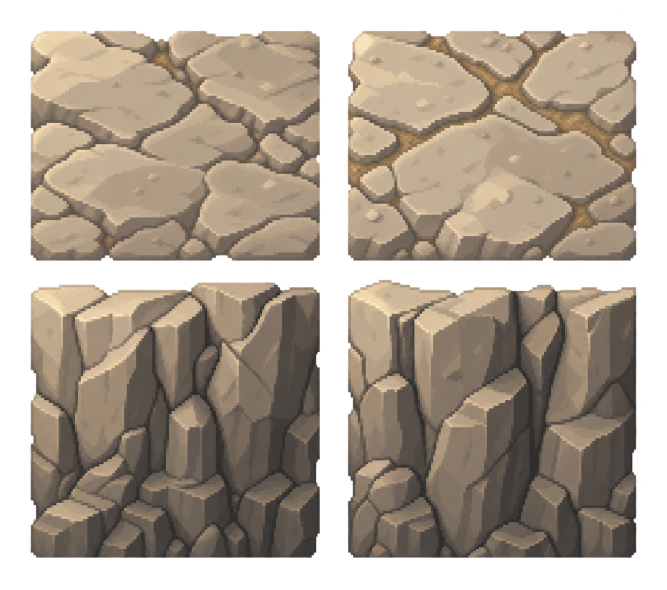
#> input picture projects/sporehollow/art-production/rock-biome-relief-v1/originals/rock_material_atlas.png, 1333 x 1180 px (shown at 1/2 size)
$ python build.py
#> lines starting #> are read from the running program, lines starting #| are printed output that depends on the picture; after the words box and inside, x2 and y2 are one past the last pixel; in counts of white or black regions, pixels touching at a corner belong together
from pathlib import Path
from PIL import Image,ImageDraw,ImageChops,ImageFont
import numpy as np, hashlib,json,math
S=Path(__file__).resolve().parent; P=S.parents[1]; A=P/'art_delivery'; D=A/'rock_biome_relief_v1'; D.mkdir(exist_ok=True)
V=A/'biome_environment_v1'; V2=A/'biome_environment_v2'; OLD=A/'biome_connections_v1'
def im(p):return Image.open(p).convert('RGBA')
#> returned value is the input picture: PIL image 1333x1180 RGBA; mean R, G, B, A 109.2, 95.9, 81.3, 183.4
def sha(p):return hashlib.sha256(p.read_bytes()).hexdigest()
prior={p.relative_to(A).as_posix():sha(p) for p in A.rglob('*.png') if D not in p.parents}
STONE=['#505247','#626252','#74705c','#85806b','#95907b','#a8a18a','#b9b198','#c9bfa5','#d8ceb4','#e1d6bc','#9c875f']
WOOD=['#3e3024','#53412c','#6a5035','#805f3b','#96754b','#af8f5e','#c6a576','#d8bd90','#e5cda3','#53633d','#6b7c44','#87905a']
def quant(a,pal=STONE):
 ar=np.array(a); cols=np.array([tuple(bytes.fromhex(c[1:])) for c in pal],dtype=np.int32);ix=((ar[:,:,:3].astype(np.int32)[:,:,None,:]-cols)**2).sum(3).argmin(2);ar[:,:,:3]=cols[ix];ar[:,:,3]=np.where(ar[:,:,3]>=180,255,0);ar[ar[:,:,3]==0]=0;return Image.fromarray(ar)
def swatch(src,box,size):
 o=src.crop(box);tw,th=size;r=tw/th
 if o.width/o.height>r:
  w=round(o.height*r);x=(o.width-w)//2;o=o.crop((x,0,x+w,o.height))
 else:
  h=round(o.width/r);y=(o.height-h)//2;o=o.crop((0,y,o.width,y+h))
 return quant(o.resize(size,Image.Resampling.BOX))
master=im(S/'originals/rock_material_atlas.png')
# Interior opaque material only; gutters and generated edge fringe never enter game tiles.
tops=[swatch(master,b,(48,42)) for b in [(86,90,470,426),(240,125,624,461),(718,90,1102,426),(861,160,1245,496)]]
#> in quant, `cols = np.array([tuple(bytes.fromhex(c[1:])) for c in pal], dtype=np.i`: cols = [[80, 82, 71], [98, 98, 82], [116, 112, 92], [133, 128, 107], [149, 144, 123], [168, 161, 138], [185, 177, 152], [201, 191, 165], [216, 206, 180], [225, 214, 188], [156, 135, 95]]
#> call 2 of swatch, with box = (240, 125, 624, 461), size = (48, 42)
#> in swatch (call 2), `o = src.crop(box)`:
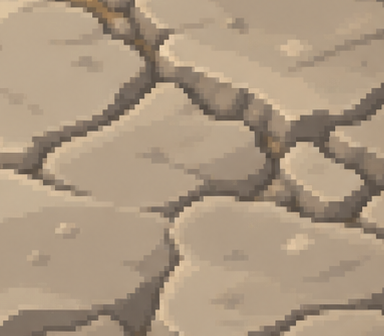
#> o: PIL image 384x336 RGBA; mean R, G, B, A 170.8, 151.1, 128.4, 252.7; transparent parts drawn white
#> in swatch (call 2), `tw, th = size`: tw = 48; th = 42
#> in swatch (call 2), `r = tw / th`: r = 1.14
#> in quant (call 4), `ix = ((ar[:, :, :3].astype(np.int32)[:, :, None, :] - cols) ** 2).sum(`:
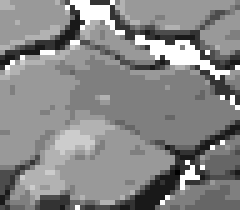
#> ix: shape (42, 48) int64 (shown 5 times larger); min 0, max 10, mean 5.29; drawn with min black and max white
#> tops = 4 items
fronts=[swatch(master,b,(48,24)) for b in [(80,610,615,1065),(716,610,1253,1065)]]
#> in swatch (call 6), `o = src.crop(box)`:
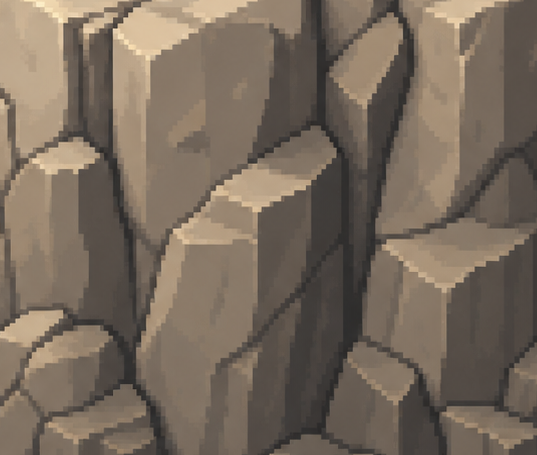
#> o: PIL image 537x455 RGBA; mean R, G, B, A 119.4, 105.7, 91.8, 252.8; transparent parts drawn white
#> in swatch (call 6), `tw, th = size`: th = 24
#> in swatch (call 6), `r = tw / th`: r = 2
#> in swatch (call 6), `o = o.crop((0, y, o.width, y + h))`:
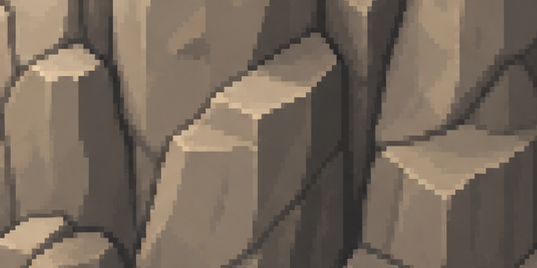
#> o: PIL image 537x268 RGBA; mean R, G, B, A 116.8, 103.4, 89.9, 252.8; transparent parts drawn white
#> fronts = 2 items
for a in tops+fronts:a.putalpha(Image.new('L',a.size,255))
#> this loop made 6 passes
# Match EVERY variant at tile ports, while preserving broad fracture planes within the tile.
canonical=np.array(tops[0]);edge=canonical.copy()
for k in range(1):
 col=((canonical[:,k,:3].astype(int)+canonical[:,-1-k,:3])/2).astype('uint8');edge[:,k,:3]=col;edge[:,-1-k,:3]=col
#> edge: shape (42, 48, 4); mean of channels 0, 1, 2, 3 172.2, 164.7, 140.9, 255
for k in range(1):
 row=((edge[k,:,:3].astype(int)+edge[-1-k,:,:3])/2).astype('uint8');edge[k,:,:3]=row;edge[-1-k,:,:3]=row
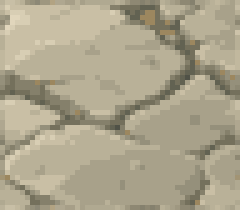
#> edge: shape (42, 48, 4) (shown 5 times larger); mean of channels 0, 1, 2, 3 172.1, 164.7, 140.9, 255; drawn as R, G, B
for i,a in enumerate(tops):
 ar=np.array(a)
 for k in range(1):ar[:,k]=edge[:,k];ar[:,-1-k]=edge[:,-1-k];ar[k]=edge[k];ar[-1-k]=edge[-1-k]
 tops[i]=quant(Image.fromarray(ar));tops[i].save(S/f'native/top_{i}.png')
#> this loop made 4 passes
#> ar: shape (42, 48, 4)
for i,a in enumerate(fronts):
 ar=np.array(a)
 # Shared lateral cliff ports: connected front strips have no border/cap.
 for k in range(2):ar[:,k]=np.array(fronts[0])[:,k];ar[:,-1-k]=ar[:,k]
 fronts[i]=Image.fromarray(ar);fronts[i].save(S/f'native/front_{i}.png')
#> this loop made 2 passes
assets=[];reuse=[];normals={};roofs={};parts={};checks=[]
def check(n,v):checks.append({'check':n,'passed':bool(v)});assert v,n
def save(a,f,usage,anchor=(24,45),layer='rock',occ=(1,1),**kw):
 ar=np.array(a);ar[ar[:,:,3]==0]=0;a=Image.fromarray(ar);p=D/f;p.parent.mkdir(parents=True,exist_ok=True);a.save(p)
 assets.append(dict(file=f,size_px=list(a.size),anchor_px=list(anchor),occupied_cells=list(occ),layer=layer,usage=usage,frame_order=[0],duration_ms=None,loop=False,shadow_baked=False,sha256=sha(p),**kw));return a
def ref(f,role,anchor,occ=(0,0),**kw):
 reuse.append(dict(file='../'+f.relative_to(A).as_posix(),role=role,size_px=list(im(f).size),anchor_px=list(anchor),occupied_cells=list(occ),sha256=sha(f),duration_ms=None,loop=False,**kw))
for v in range(len(tops)):
 save(tops[v],f'rock_biome/top/interior_{v}.png','Raised upper rock material; never a walkable floor by filename alone.',anchor=(24,21),layer='top_material',occ=(0,0))
 if v<2:save(fronts[v%2],f'rock_biome/cliff/front_strip_{v}.png','24px tall cliff texture swatch; use mask parts for actual walls.',anchor=(24,24),layer='cliff_material',occ=(0,0))
 for m in range(16):
  n,e,s,w=[bool(m&b) for b in (1,2,4,8)];x0=0 if w else 5;x1=47 if e else 42;y0=12 if n else 16;y1=53 if s else 38
  tl=0 if n or w else 3;tr=0 if n or e else 3;bl=0 if s or w else 3;br=0 if s or e else 3
  north=[(x,y0+(0 if n else [0,0,1,0,-1,0][x//8%6])) for x in range(x0+tl,x1-tr+1)]
  east=[(x1+(0 if e else [0,-1,0,0,1,0][y//7%6]),y) for y in range(y0+tr,y1-br+1)]
  south=[(x,y1+(0 if s else [0,1,0,-1,0,0][x//8%6])) for x in range(x1-br,x0+bl-1,-1)]
  west=[(x0+(0 if w else [0,1,0,0,-1,0][y//7%6]),y) for y in range(y1-bl,y0+tl-1,-1)]
  rm=Image.new('L',(48,66));ImageDraw.Draw(rm).polygon(north+east+south+west,fill=255)
  roof=Image.new('RGBA',(48,66));roof.paste(tops[v],(0,12));roof.putalpha(rm);dr=ImageDraw.Draw(roof)
  # Broken highlight on EXPOSED edges only; no internal frame.
  if not n:dr.line([(10,16),(18,16),(20,17)],fill=STONE[8]);dr.line([(29,16),(35,16)],fill=STONE[7])
  if not w:dr.line([(5,23),(5,29)],fill=STONE[8])
  if not s:dr.line([(9,38),(17,38),(19,37)],fill=STONE[8]);dr.line([(29,37),(34,38),(39,38)],fill=STONE[7])
  roof.putalpha(rm)
  combined=Image.new('RGBA',(48,66));parts[v,m]={}
  for direction,present in [('n',n),('w',w),('e',e),('s',s)]:
   if present:continue
   face=Image.new('RGBA',(48,66));dd=ImageDraw.Draw(face)
   if direction=='n':dd.polygon([(x0+tl,14),(x1-tr,14),(x1,20),(x0,20)],fill=STONE[4])
   elif direction in ('w','e'):
    left=direction=='w';lo,hi=(2,6) if left else (41,45);ya=y0+(tl if left else tr);yb=65 if s else 62
    dd.polygon([(lo+1,ya),(hi-1,ya),(hi,yb-2),(hi-1,yb),(lo,yb-1),(lo,ya+4)],fill=STONE[3] if left else STONE[1])
    dd.line([(lo+1,ya+3),(lo+1,yb-3)],fill=STONE[5] if left else STONE[2])
    for yy in range(ya+6,yb-3,9):dd.line([(lo,yy),(hi,yy+2)],fill=STONE[2] if left else STONE[0])
   else:
    face=Image.new('RGBA',(48,66),STONE[0]);face.paste(fronts[v%2],(0,39));fm=Image.new('L',(48,66));ImageDraw.Draw(fm).polygon([(x0,38),(x1,38),(x1,60)]+[(x,62+[0,1,0,1,0,0][x//8%6]) for x in range(x1-1,x0,-1)]+[(x0,60)],fill=255);face.putalpha(fm)
    # Ensure fresh vertical fractures span the face at native resolution.
    dd=ImageDraw.Draw(face)
    for xx in ([12,31] if v==0 else [19,38]):
     dd.line([(xx,40),(xx-1,46),(xx+1,53),(xx,60)],fill=STONE[1]);dd.line([(xx+1,41),(xx,46),(xx+2,51)],fill=STONE[5])
    face.putalpha(fm)
   parts[v,m][direction]=save(face,f'rock_biome/cliff/v{v}/{direction}_mask_{m:02}.png','Only exposed face; neighbor absent in named direction. Draw BEFORE roof.',layer='cliff',connection_mask=m,variant=v,direction=direction)
   combined.alpha_composite(face)
  combined.alpha_composite(roof)
  roofs[v,m]=save(roof,f'rock_biome/top/v{v}/mask_{m:02}.png','Upper plane, paired with cliff parts; combined alternative in mineable.',layer='top',connection_mask=m,variant=v)
  normals[v,m]=save(combined,f'rock_biome/mineable/v{v}/mask_{m:02}.png','Combined one-cell connected rock. Use combined OR separate parts.',connection_mask=m,variant=v,front_height_px=24,placement='cell_center - (24,45)')
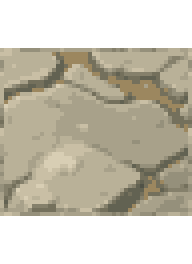
#> combined: PIL image 48x66 RGBA (shown 4 times larger); mean R, G, B, A 106.8, 101.9, 86.5, 162.3; transparent parts drawn white
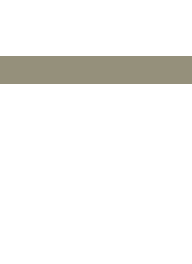
#> face: PIL image 48x66 RGBA (shown 4 times larger); mean R, G, B, A 15.8, 15.3, 13, 27; transparent parts drawn white
#> after the loop, normals = 64 items; parts = 64 items; roofs = 64 items
for co in ['nw','ne','sw','se']:
 o=Image.new('RGBA',(48,66));d=ImageDraw.Draw(o);x=0 if co[1]=='w' else 47;y=12 if co[0]=='n' else 53;dx=1 if x==0 else -1;dy=1 if y==12 else -1
 d.polygon([(x,y),(x+dx*6,y),(x+dx*3,y+dy*3),(x,y+dy*7)],fill=STONE[2]);d.line([(x+dx*6,y),(x+dx*3,y+dy*3),(x,y+dy*7)],fill=STONE[6])
 save(o,f'rock_biome/cliff/inner_{co}.png','Concave cut: both cardinal neighbors exist, diagonal neighbor missing.',layer='inner_overlay',corner=co)
#> this loop made 4 passes
#> (co, x, y, dx, dy) on passes 1 to 4: ('nw', 0, 12, 1, 1), ('ne', 47, 12, -1, 1), ('sw', 0, 53, 1, -1), ('se', 47, 53, -1, -1)
# Damage overlays: internal scars + visibly chipped exposed strata, no collision or threshold policy.
cracks=[[(12,21),(17,25),(15,30),(22,33)],[(32,18),(27,24),(30,30),(25,36)],[(8,43),(14,47),(11,53),(17,59)]]
for stage in range(1,4):
 o=Image.new('RGBA',(48,66));d=ImageDraw.Draw(o)
 for j,path in enumerate(cracks[:stage]):
  d.line(path,fill=STONE[1],width=1 if stage==1 else 2)
  d.line([(x+1,y) for x,y in path],fill=STONE[7],width=1)
  x,y=path[-1];d.polygon([(x-3,y),(x+2,y-2),(x+4,y+2),(x,y+4)],fill=STONE[3]);d.line([(x-2,y),(x+2,y-1),(x+3,y+1)],fill=STONE[8])
 if stage>=2:d.line([(17,25),(24,23),(27,24)],fill=STONE[1])
 if stage==3:
  d.polygon([(28,41),(38,40),(35,47),(29,50),(25,46)],fill=STONE[1]);d.polygon([(28,41),(37,40),(33,43),(27,44)],fill=STONE[8])
 # Fresh chipped facets contrast with the weathered intact surface even at native size.
 d.polygon([(16,27),(22,24),(28,28),(24,33),(18,32)],fill=STONE[8])
 d.line([(16,27),(18,32),(24,33),(28,28)],fill=STONE[1],width=1)
 if stage>=2:
  d.polygon([(18,43),(26,40),(31,44),(28,53),(19,54),(16,49)],fill=STONE[1])
  d.polygon([(18,43),(26,40),(31,44),(24,46),(18,46)],fill=STONE[8])
 if stage==3:
  d.polygon([(11,39),(21,37),(28,41),(32,48),(27,59),(15,58),(10,49)],fill=STONE[1])
  d.polygon([(11,39),(21,37),(28,41),(20,44),(13,43)],fill=STONE[8])
  d.polygon([(15,52),(22,49),(26,54),(24,58),(16,57)],fill=STONE[5])
 save(o,f'rock_biome/mined_states/damage_{stage}.png','Clip by selected combined rock alpha. Overlay scars/chips; retain connection until depleted.',layer='damage',visual_state=['light','heavy','near_depleted'][stage-1])
# Small generated-rock fragments. Drawn from source texture masks, not foreign artwork.
def chip(w,h,variant=0):
 o=fronts[variant].crop((8,4,8+w,4+h));mask=Image.new('L',(w,h));dd=ImageDraw.Draw(mask);dd.polygon([(0,h//2),(w//3,0),(w-2,1),(w-1,h-2),(w//2,h-1),(1,h-2)],fill=255);o.putalpha(mask);ImageDraw.Draw(o).line([(0,h//2),(w//3,0),(w-2,1)],fill=STONE[8]);return o
for name,positions in [('pebbles',[(12,19,3,3),(25,15,4,3),(33,25,3,3)]),('crushed_stone',[(15,19,5,4),(21,22,6,4),(28,17,5,5),(34,24,3,3)]),('rock_shards',[(15,19,8,5),(28,23,6,6)]),('gravel',[(8,14,3,2),(17,24,3,2),(24,14,3,3),(35,19,4,3),(31,28,3,2)])]:
 o=Image.new('RGBA',(48,42))
 for j,(x,y,w,h) in enumerate(positions):o.alpha_composite(chip(w,h,j%2),(x,y))
 save(o,f'rock_biome/decor/{name}.png','Sparse non-resource ground scatter; does not represent collectible quantity.',anchor=(24,21),layer='decor',occ=(0,0))
# Dirt and mineral stains follow fractures with low-alpha warm color; no painted grass carpet.
o=Image.new('RGBA',(48,42));d=ImageDraw.Draw(o);d.line([(8,13),(16,16),(21,14),(27,22),(37,26)],fill=(107,95,62,115),width=2);d.line([(21,14),(25,8)],fill=(127,109,72,100))
save(o,'rock_biome/decor/fissure_dirt.png','Optional mineral/dirt fissure, sparse overlay.',anchor=(24,21),layer='decor',occ=(0,0))
# Boundary field: soil then gravel then rock. True transparency leaves native ground intact.
yy,xx=np.indices((42,48));fx=np.clip((xx-4)/40,0,1);fy=np.clip((yy-3)/35,0,1)
fields={'edge_n':1-fy,'edge_e':fx,'edge_s':fy,'edge_w':1-fx,'outer_nw':fx*fy,'outer_ne':(1-fx)*fy,'outer_sw':fx*(1-fy),'outer_se':(1-fx)*(1-fy),'inner_nw':1-(1-fx)*(1-fy),'inner_ne':1-fx*(1-fy),'inner_sw':1-(1-fx)*fy,'inner_se':1-fx*fy,'interior':np.ones((42,48))}
h=((xx//2)*374761393+(yy//2)*668265263+73).astype('uint64');h=((h^(h>>13))*1274126177)&0xffffffff;noise=((h^(h>>16))&65535)/65535
for name,f in fields.items():
 ar=np.zeros((42,48,4),dtype='uint8');t=np.array(tops[0])
 for y in range(42):
  for x in range(48):
   q=f[y,x];r=noise[y,x]
   if q<.1 or r>q*1.8:continue
   ar[y,x]=[158,142,99,100 if q<.5 else 145]
   if q>.35 and r<(q-.2)*.6:ar[y,x]=[*t[y,x,:3],95]
   if q>.74 and r<(q-.74)/.26:ar[y,x]=[*t[y,x,:3],100]
 save(Image.fromarray(ar),f'rock_biome/border/{name}.png','Single rock-side ground boundary; edge direction is ROCK side, corner name is GRASS side.',anchor=(24,21),layer='ground_boundary',occ=(0,0),boundary_kind=name)
for state in ['excavated','rubble','rock_dust']:
 o=Image.new('RGBA',(48,42));d=ImageDraw.Draw(o)
 if state!='rubble':
  mask=Image.new('L',(48,42));ImageDraw.Draw(mask).polygon([(7,17),(15,10),(34,12),(41,22),(34,31),(14,32),(5,24)],fill=95 if state=='excavated' else 55);o=tops[1].copy();o.putalpha(mask);d=ImageDraw.Draw(o)
  d.line([(10,19),(18,16),(26,18)],fill=(99,94,74,140));d.line([(16,28),(29,28),(36,24)],fill=(212,197,158,150))
 if state!='rock_dust':
  for j,(x,y,w,h) in enumerate([(12,22,5,4),(23,19,6,5),(29,25,5,4),(18,27,4,3)]):o.alpha_composite(chip(w,h,j%2),(x,y))
 save(o,f'rock_biome/mined_states/{state}.png','Mining aftermath on intact underlying ground; no void, no item counts.',anchor=(24,21),layer='mined_ground',occ=(0,0))
# Small/medium/large approved nodes and official stone item stay byte-identical.
for size in ['small','medium','large']:
 for state in ['intact','damaged_1','damaged_2','near_depleted']:ref(V2/f'rock_node/{size}/{state}.png',f'mineable.{size}.{state}',[24,46],(1,1),placement='cell_center + (0,14) - anchor')
#> (the run stopped early here; a loop or call above may not have finished)

$ run again, with projects/sporehollow/art-production/originals/layout-proposal-reference-2026-10-04.png copied over projects/sporehollow/art-production/rock-biome-relief-v1/originals/rock_material_atlas.png
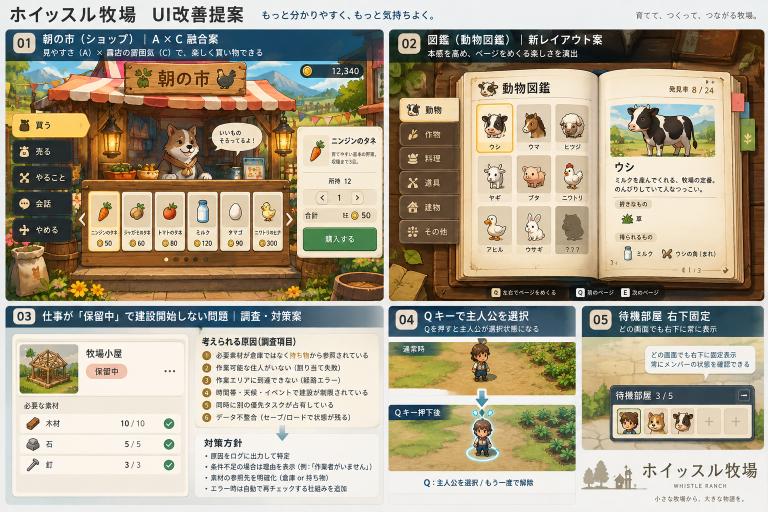
#> input picture projects/sporehollow/art-production/originals/layout-proposal-reference-2026-10-04.png, 1536 x 1024 px (shown at 1/2 size)
#> cols = [[80, 82, 71], [98, 98, 82], [116, 112, 92], [133, 128, 107], [149, 144, 123], [168, 161, 138], [185, 177, 152], [201, 191, 165], [216, 206, 180], [225, 214, 188], [156, 135, 95]]
#> tops = 4 items
#> ix: shape (24, 48) int64
#> fronts = 2 items
#> the loop `for a in tops+fronts:a.putalpha(Image.new('L',a.size,255))` made 6 passes
#> the loop `for i,a in enumerate(tops):` made 4 passes
#> the loop `for i,a in enumerate(fronts):` made 2 passes
#> the loop `for v in range(len(tops)):` made 4 passes
#> after the loop `for v in range(len(tops)):`:
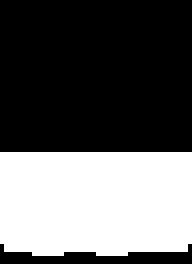
#> fm: PIL image 48x66 L (shown 4 times larger); 38.3% white; 1 white region, box (x1, y1, x2, y2) and area: (0, 38, 48, 64) 1212
#> after the loop `for v in range(len(tops)):`: normals = 64 items
#> the loop `for co in ['nw','ne','sw','se']:` made 4 passes
#> (co, x, y, dx, dy) on passes 1 to 4: ('nw', 0, 12, 1, 1), ('ne', 47, 12, -1, 1), ('sw', 0, 53, 1, -1), ('se', 47, 53, -1, -1)
#> pass 1, in save (call 263), `ar = np.array(a)`:
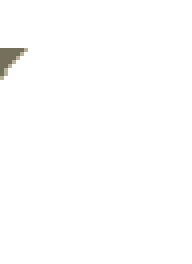
#> ar: shape (66, 48, 4) (shown 4 times larger); mean R, G, B, A 1.3, 1.2, 1, 2.4; transparent parts drawn white
